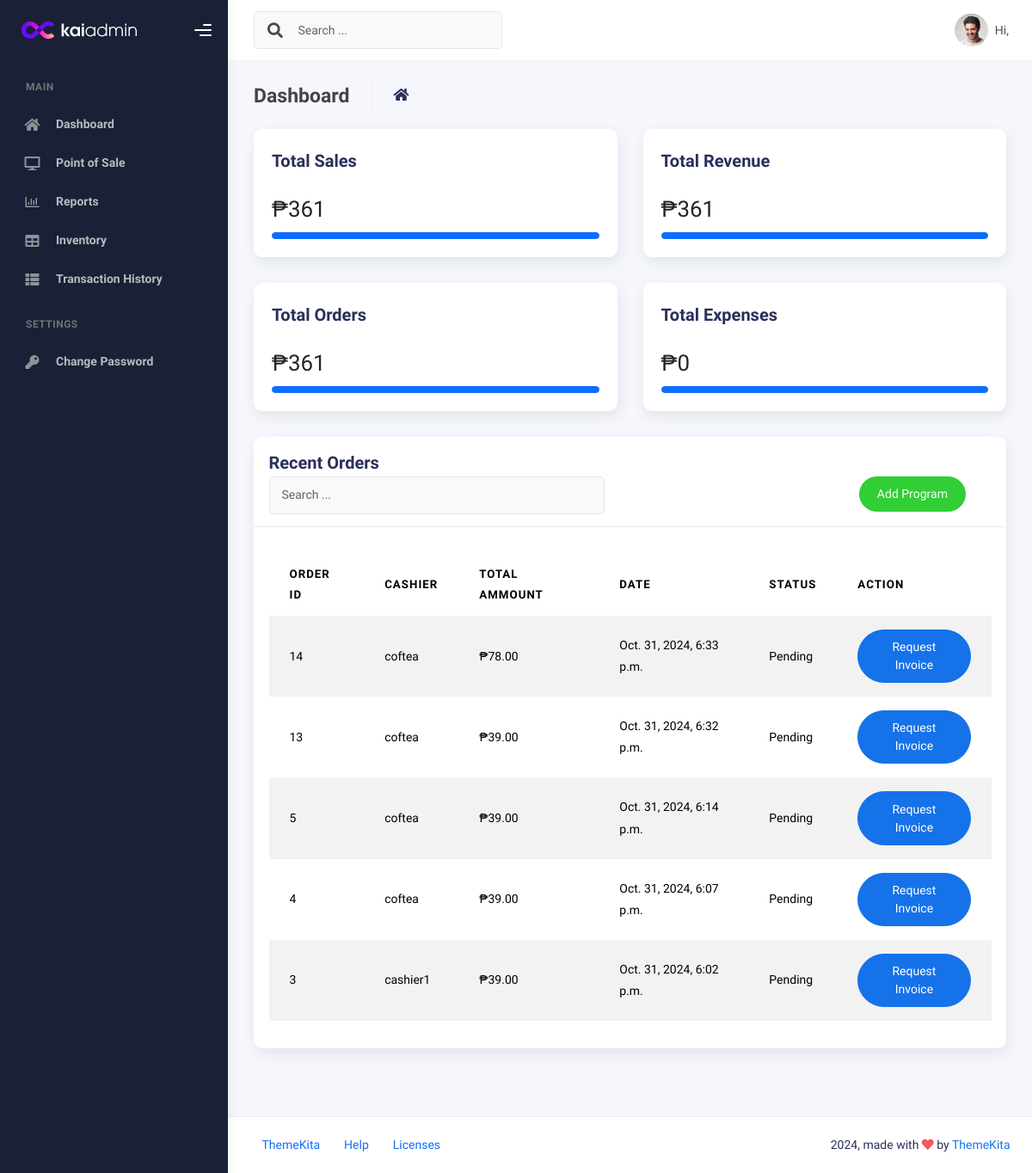
Page /dashboard/ on the earlier database version.
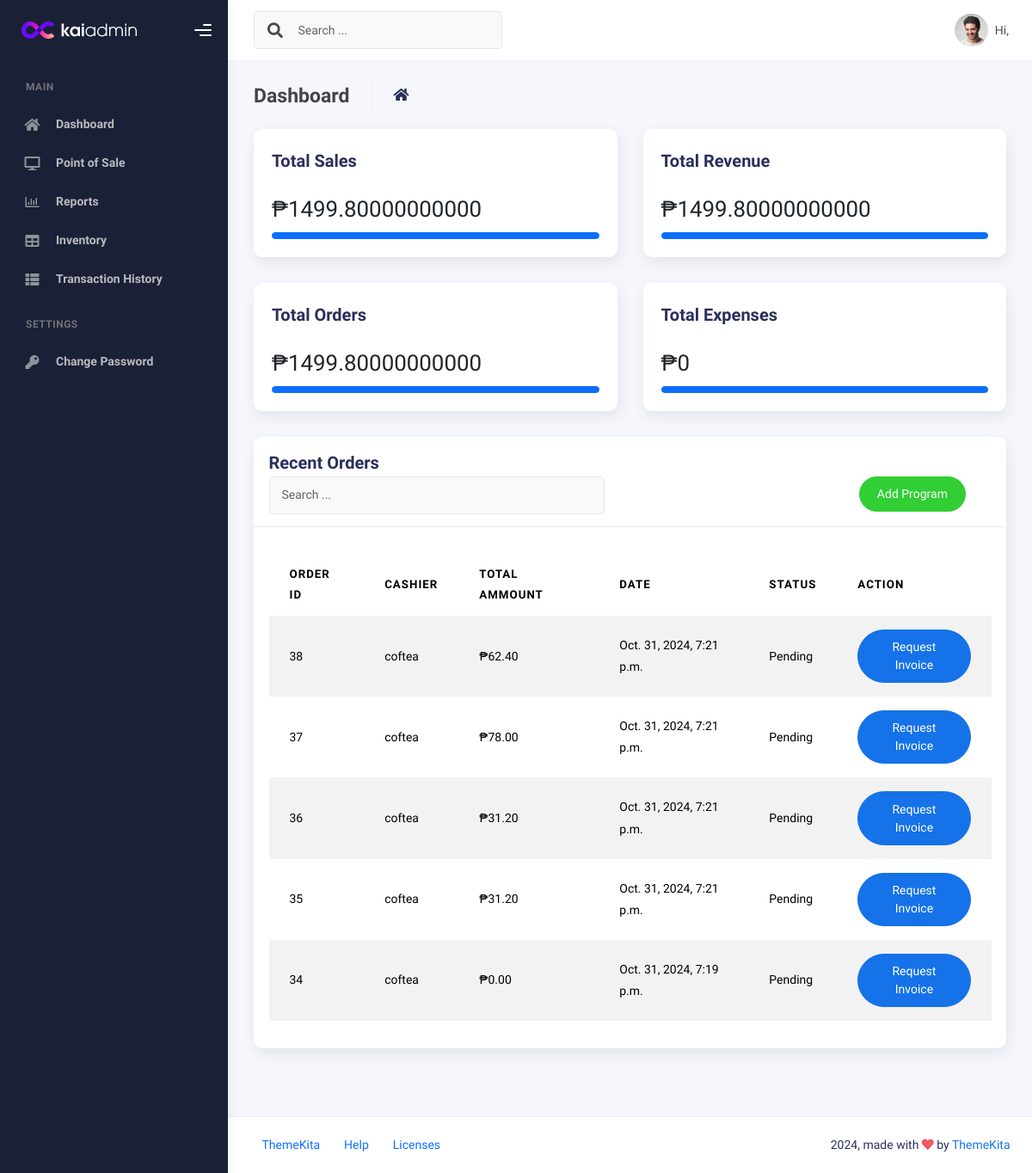
Same page on the later database version.
### Coftea/models.py (models this page shows, shortened)
class OrderTransaction(models.Model):
    order_id = models.AutoField(primary_key=True)
    transaction_date = models.DateTimeField(auto_now_add=True)
    total_price = models.DecimalField(max_digits=10, decimal_places=2)
    user = models.ForeignKey(User, on_delete=models.CASCADE, related_name='orders')
    status = models.CharField(
        max_length=20,
        choices=[
            ('Pending', 'Pending'),
            ('Completed', 'Completed'),
            ('Cancelled', 'Cancelled')
        ],
        default='Pending'
    )

### Coftea/views.py (the view)
# urls.py: path('dashboard/', views.dashboard, name='dashboard'),
def dashboard(request):
    recent_orders = OrderTransaction.objects.order_by('-transaction_date')[:5]
    total_sales = OrderTransaction.objects.aggregate(total_sales=Sum('total_price'))['total_sales'] or 0
    total_revenue = total_sales  # Assuming total_sales as total revenue for this example
    total_expenses = 0  # This can be calculated or fetched from another source if applicable
    context = {
        'recent_orders': recent_orders,
        'total_sales': total_sales,
        'total_revenue': total_revenue,
        'total_expenses': total_expenses,
    }
    return render(request, 'dashboard.html', context)

### templates/dashboard.html (shortened to what the changed rows need)
{% extends "base.html" %}
{% block content %}
<div class="container">
    <div class="page-inner">
      <div class="page-category">
        <div class="row ">
            <div class="col-xl-6 col-lg-6">
                <div class="card l-bg-cherry">
                    <div class="card-statistic-3 p-4">
                        <div class="row align-items-center mb-2 d-flex">
                            <div class="col-8">
                                <h2 class="d-flex align-items-center mb-0">
                                    ₱{{ total_sales }}
                                </h2>
                            </div>
                        </div>
                    </div>
                </div>
            </div>
            <div class="col-xl-6 col-lg-6">
                <div class="card l-bg-blue-dark">
                    <div class="card-statistic-3 p-4">
                        <div class="row align-items-center mb-2 d-flex">
                            <div class="col-8">
                                <h2 class="d-flex align-items-center mb-0">
                                    ₱{{ total_revenue }}
                                </h2>
                            </div>
                        </div>
                    </div>
                </div>
            </div>
            <div class="col-xl-6 col-lg-6">
                <div class="card l-bg-green-dark">
                    <div class="card-statistic-3 p-4">
                        <div class="row align-items-center mb-2 d-flex">
                            <div class="col-8">
                                <h2 class="d-flex align-items-center mb-0">
                                    ₱{{ total_sales }}
                                </h2>
                            </div>
                        </div>
                    </div>
                </div>
            </div>
            <div class="col-xl-6 col-lg-6">
                <div class="card l-bg-orange-dark">
                    <div class="card-statistic-3 p-4">
                        <div class="row align-items-center mb-2 d-flex">
                            <div class="col-8">
                                <h2 class="d-flex align-items-center mb-0">
                                    ₱{{ total_expenses }}
                                </h2>
                            </div>
                        </div>
                    </div>
                </div>
            </div>
        </div>
        <div class="row">
            <div class="col-md-12">
              <div class="card">
                <div class="card-body">
                  <table class="table table-striped mt-3">
                    <thead>
                      <tr>
                        <th scope="col">Order ID</th>
                        <th scope="col">Cashier</th>
                        <th scope="col">Total Ammount</th>
                        <th scope="col">Date</th>
                        <th scope="col">Status</th>
                        <th scope="col">Action</th>
                      </tr>
                    </thead>
                    <tbody>
                        {% for order in recent_orders %}
                        <tr>
                          <td>{{ order.order_id }}</td>
                          <td>{{ order.user.username }}</td>
                          <td>₱{{ order.total_price }}</td>
                          <td>{{ order.transaction_date }}</td>
                          <td>{{ order.status }}</td>
                          <td>
                            <a href="" class="btn btn-primary btn-rounded" target="_blank">Request Invoice</a>
                        </td>
                        </tr>
                        {% empty %}
                        <tr>
                      {% endfor %}
                    </tbody>
                  </table>
                </div>
              </div>
            </div>
          </div>
      </div>
    </div>
  </div>
{% endblock %}

Differences in the rows shown:
no longer on this page (row unchanged): OrderTransaction: order_id "14", user.username "coftea", total_price "78.00", transaction_date "Oct. 31, 2024, 6:33 p.m.", status "Pending"
no longer on this page (row unchanged): OrderTransaction: order_id "13", user.username "coftea", total_price "39.00", transaction_date "Oct. 31, 2024, 6:32 p.m.", status "Pending"
no longer on this page (row unchanged): OrderTransaction: order_id "5", user.username "coftea", total_price "39.00", transaction_date "Oct. 31, 2024, 6:14 p.m.", status "Pending"
no longer on this page (row unchanged): OrderTransaction: order_id "4", user.username "coftea", total_price "39.00", transaction_date "Oct. 31, 2024, 6:07 p.m.", status "Pending"
no longer on this page (row unchanged): OrderTransaction: order_id "3", user.username "cashier1", total_price "39.00", transaction_date "Oct. 31, 2024, 6:02 p.m.", status "Pending"
added OrderTransaction: order_id "38", user.username "coftea", total_price "62.40", transaction_date "Oct. 31, 2024, 7:21 p.m.", status "Pending"
added OrderTransaction: order_id "37", user.username "coftea", total_price "78.00", transaction_date "Oct. 31, 2024, 7:21 p.m.", status "Pending"
added OrderTransaction: order_id "36", user.username "coftea", total_price "31.20", transaction_date "Oct. 31, 2024, 7:21 p.m.", status "Pending"
added OrderTransaction: order_id "35", user.username "coftea", total_price "31.20", transaction_date "Oct. 31, 2024, 7:21 p.m.", status "Pending"
added OrderTransaction: order_id "34", user.username "coftea", total_price "0.00", transaction_date "Oct. 31, 2024, 7:19 p.m.", status "Pending"
Other differences:
{{ total_sales }}: "361" → "1499.80000000000"
{{ total_revenue }}: "361" → "1499.80000000000"
